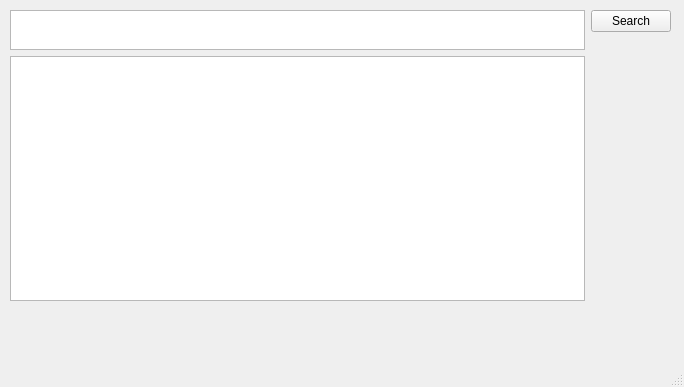
<?xml version="1.0" encoding="UTF-8"?>
<ui version="4.0">
 <class>MainWindow</class>
 <widget class="QMainWindow" name="MainWindow">
  <property name="geometry">
   <rect>
    <x>0</x>
    <y>0</y>
    <width>684</width>
    <height>387</height>
   </rect>
  </property>
  <property name="windowTitle">
   <string>MainWindow</string>
  </property>
  <widget class="QWidget" name="centralwidget">
   <widget class="QWidget" name="horizontalLayoutWidget">
    <property name="geometry">
     <rect>
      <x>10</x>
      <y>10</y>
      <width>661</width>
      <height>291</height>
     </rect>
    </property>
    <layout class="QHBoxLayout" name="horizontalLayout">
     <item>
      <layout class="QVBoxLayout" name="verticalLayout">
       <item alignment="Qt::AlignTop">
        <widget class="QPlainTextEdit" name="txtSearch">
         <property name="maximumSize">
          <size>
           <width>16777215</width>
           <height>40</height>
          </size>
         </property>
         <property name="plainText">
          <string/>
         </property>
         <property name="placeholderText">
          <string>Rechercher un fichier</string>
         </property>
        </widget>
       </item>
       <item>
        <widget class="QListView" name="listResult"/>
       </item>
      </layout>
     </item>
     <item>
      <layout class="QVBoxLayout" name="verticalLayout_3">
       <item>
        <widget class="QPushButton" name="btnSearch">
         <property name="enabled">
          <bool>true</bool>
         </property>
         <property name="text">
          <string>Search</string>
         </property>
        </widget>
       </item>
       <item>
        <spacer name="verticalSpacer">
         <property name="orientation">
          <enum>Qt::Vertical</enum>
         </property>
         <property name="sizeHint" stdset="0">
          <size>
           <width>20</width>
           <height>40</height>
          </size>
         </property>
        </spacer>
       </item>
      </layout>
     </item>
    </layout>
   </widget>
  </widget>
  <widget class="QMenuBar" name="menubar">
   <property name="geometry">
    <rect>
     <x>0</x>
     <y>0</y>
     <width>684</width>
     <height>24</height>
    </rect>
   </property>
  </widget>
  <widget class="QStatusBar" name="statusbar"/>
 </widget>
 <resources/>
 <connections/>
</ui>
